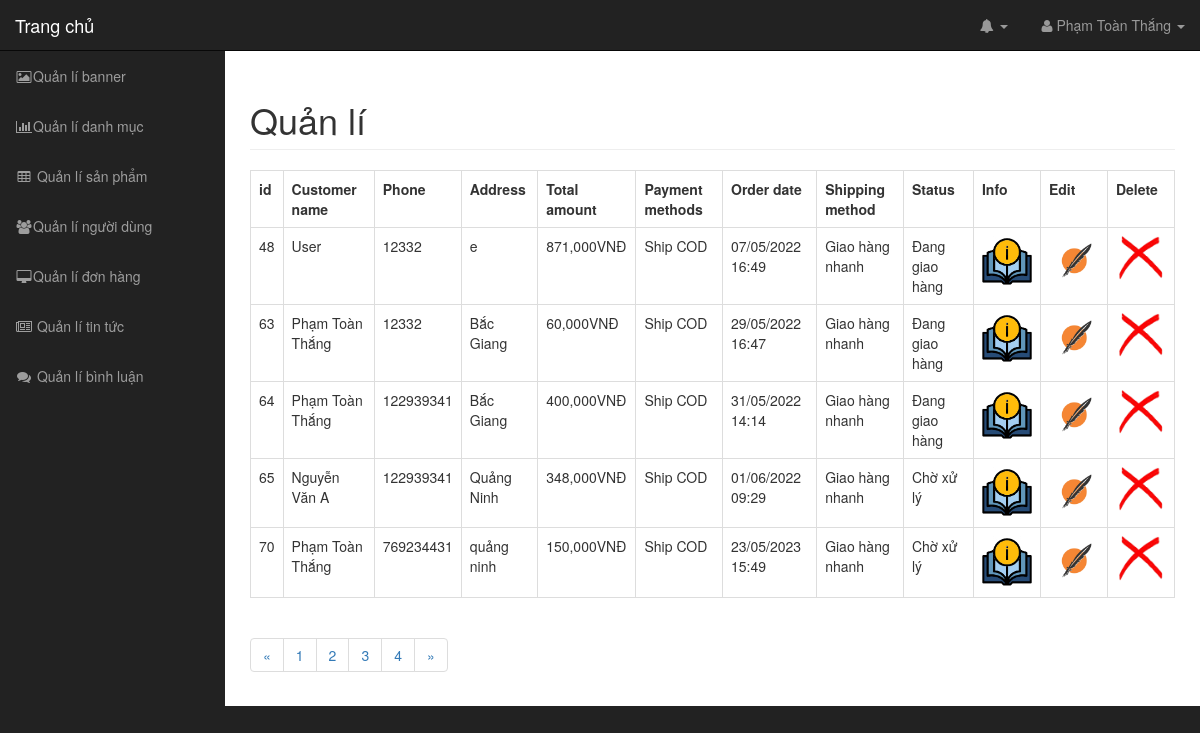
The page /index.php/admin/orderList?page=1 (signed in) on the database as committed earlier.
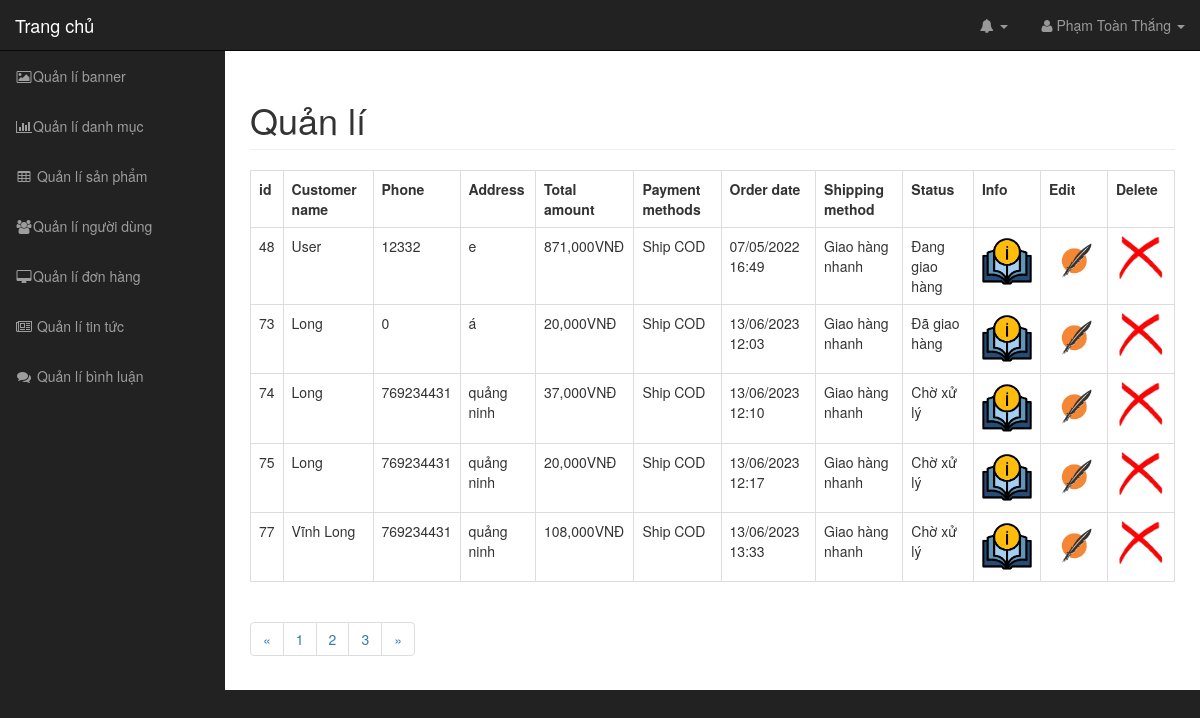
The same page on the database as committed later.
### tables this page shows
CREATE TABLE `orders` (
  `id` int(11) NOT NULL,
  `customer_id` int(11) NOT NULL,
  `name` text DEFAULT NULL,
  `phone` int(10) DEFAULT NULL,
  `address` text DEFAULT NULL,
  `total` int(11) NOT NULL,
  `note` text DEFAULT NULL,
  `order_date` datetime DEFAULT current_timestamp(),
  `delivered` tinyint(1) DEFAULT 0,
  `method` tinyint(1) NOT NULL,
  `payment` tinyint(1) NOT NULL
);

### controllers/admin.php (called while the page is built, shortened)
<?php
class admin extends Controller
{
	public function __construct()
	{
		if (isset($_SESSION['user'])) {
			if ($_SESSION['role'] == 0) {
				header('Location:' . URL . 'index.php/home/login');
			} else {
				$this->p = new Paginator();
			}
		} else {
			header('Location:' . URL . 'index.php/home/login');
		}
	}
	function orderList()
	{
		$page =$_GET['page'];
		$cat = $this->model->getRecord('orders');
		$n = count($cat);
		$config = array(
			'base_url' => URL . "index.php/admin/orderList?page=",
			'total_rows' => $n,
			'per_page' => 5,
			'cur_page' => $page
		);
		$this->p->init($config);
		$data = array();
		$data['allOrder'] = $cat;
		$data['trash'] =  $this->model->getRecord('orders');
		$data['order'] = $this->model->getDatas('orders', $config['per_page'], $page);
		$data['paginator'] = $this->p->createLinks();
		$data['page'] = "dashboard/page/orders/list";
		$this->load->view("dashboard/index", $data);
	}
}

### index.php (called while the page is built, shortened)
<?php
require "Config/Database.php";
require "models/Database.php";
require "models/Model.php";
require "models/Pagination.php";
$Uri= new Uri();
?>

### models/View.php (called while the page is built, shortened)
<?php
class View{
	function view($name,$data=array()){
		require "views/".$name.".php";
	}
}

### models/Model.php (called while the page is built, shortened)
<?php
class Model
{
	function __construct()
	{
		$this->db = new Database;
		$this->c = $this->db->conn;
	}
	function setQuery($sql)
	{
		return $this->c->query($sql);
	}
	function getAll($sql)
	{
		$result = $this->setQuery($sql);
		$a = array();
		while ($row = $result->fetch_assoc()) {
			$a[] = $row;
		}
		return $a;
	}
	function getRecord($table)
	{
		$sql = "SELECT * FROM $table ";
		$result = $this->getAll($sql);
		return $result;
	}
}

### models/Database.php (called while the page is built, shortened)
<?php
class Database{
	function __construct(){
		$this->conn=new mysqli(DB_HOST,DB_USER,DB_PASS,DB_NAME);
	}
}

### views/dashboard/page/orders/list.php (the view)
<table class="table table-bordered table-hover">
	<tr>
		<th>id</th>
		<th>Customer name</th>
		<th>Phone</th>
		<th>Address</th>
		<th>Total amount</th>
		<th>Payment methods</th>
		<th>Order date</th>
		<th>Shipping method</th>
		<th>Status</th>
		<th>Info</th>
		<th>Edit</th>
		<th>Delete</th>
	</tr>
	<?php foreach ($data['order'] as $value) : ?>
		<tr>
			<td><?= $value['id'] ?></td>
			<td><?= $value['name'] ?></td>
			<td><?= $value['phone'] ?></td>
			<td><?= $value['address'] ?></td>
			<td><?= number_format($value['total'], 0, '', ',')  ?>VNĐ</td>
			<td>
				<?php
				if ($value['payment'] == "" || $value['payment'] == 0) {
					echo "Ship COD";
				} elseif ($value['payment'] == "" || $value['payment'] == 1) {
					echo "Đã thanh toán";
				}
				?>
			</td>
			<td><?php $date = date_create($value['order_date']);
				echo date_format($date, "d/m/Y H:i"); ?></td>
			<td>
				<?php
				if ($value['method'] == "" || $value['method'] == 0) {
					echo "Giao hàng nhanh";
				} elseif ($value['method'] == "" || $value['method'] == 1) {
					echo "Giao hàng tiết kiệm";
				} elseif ($value['method'] == "" || $value['method'] == 2) {
					echo "Viettel post";
				}
				?>
			</td>
			<td>
				<?php
				if ($value['delivered'] == "" || $value['delivered'] == 0) {
					echo "Chờ xử lý";
				} elseif ($value['delivered'] == "" || $value['delivered'] == 1) {
					echo "Đã giao hàng";
				} elseif ($value['delivered'] == "" || $value['delivered'] == 2) {
					echo "Đang giao hàng";
				}
				?>
			</td>
			<td>
				<a href="<?= URL ?>index.php/admin/orderDetails/<?= $value['id'] ?>"><img class="icon" style="width:50px;" src="<?= URL ?>public/backend/images/booki.png" /></a>
			</td>
			<td>
				<a href="<?= URL ?>index.php/admin/editorder/<?= $value['id'] ?>"><img class="icon" style="width:50px;" src="<?= URL ?>public/backend/images/edit.png" /></a>
			</td>
			<td>
				<a onclick="actionChange('Xóa đơn hàng, đơn hàng sẽ bị xóa khỏi hệ thống','<?= URL ?>index.php/admin/deleteOrder/<?= $value['id'] ?>')"><img class="icon" style="width:50px;" src="<?= URL ?>public/backend/images/delete.png" /></a>
			</td>
		</tr>
	<?php endforeach; ?>
</table>
<?= $data['paginator'] ?>

### models/Pagination.php (shortened to what this page needs)
<?php
    class Paginator{
		var $base_url = '';
		var $total_rows = 0;
		var $per_page = 2;
		var $cur_page = 1;
		public function createLinks() {
			$end = ceil( $this->total_rows / $this->per_page );
			$start = 1;
			$html = "<nav aria-label=''>";
			$html .= "<ul class='pagination'>";
			$class = ( $this->cur_page == 1 ) ? "disabled" : "";
			$html .= "<li class='page-item'><a aria-label='Previous' class='page-link {$class}' href='".($this->cur_page == 1 ? '#' : $this->base_url . ($this->cur_page - 1))."'><span aria-hidden='true'>&laquo;</span></a></li>";
			for ( $i = $start ; $i <= $end; $i++ ) {
				$class = ( $this->cur_page == $i ) ? "active" : "";
				$html .= "<li><a class = '{$class}' href='{$this->base_url}{$i}'>{$i}</a></li>";
			}
			$class = ( $this->cur_page == $end ) ? "disabled" : "";
			$html .= "<li><a aria-label='Next' class='{$class}' href='".($this->cur_page == $end ? '#' : $this->base_url . ($this->cur_page + 1))."'><span aria-hidden='true'>&raquo;</span></a></li>";
			$html .= "</ul>";
			$html .= "</nav>";
			return $html;
		}
	}

Rows that differ between the two databases and show on the page:
removed orders: id "63", name "Phạm Toàn Thắng", phone "12332", address "Bắc Giang", total "60,000", payment "Ship COD", order_date "29/05/2022 16:47", method "Giao hàng nhanh", delivered "Đang giao hàng"
removed orders: id "64", name "Phạm Toàn Thắng", phone "122939341", address "Bắc Giang", total "400,000", payment "Ship COD", order_date "31/05/2022 14:14", method "Giao hàng nhanh", delivered "Đang giao hàng"
removed orders: id "65", name "Nguyễn Văn A", phone "122939341", address "Quảng Ninh", total "348,000", payment "Ship COD", order_date "01/06/2022 09:29", method "Giao hàng nhanh", delivered "Chờ xử lý"
removed orders: id "70", name "Phạm Toàn Thắng", phone "769234431", address "quảng ninh", total "150,000", payment "Ship COD", order_date "23/05/2023 15:49", method "Giao hàng nhanh", delivered "Chờ xử lý"
now on this page (row unchanged): orders: id "73", name "Long", phone "0", address "á", total "20,000", payment "Ship COD", order_date "13/06/2023 12:03", method "Giao hàng nhanh", delivered "Đã giao hàng"
now on this page (row unchanged): orders: id "74", name "Long", phone "769234431", address "quảng ninh", total "37,000", payment "Ship COD", order_date "13/06/2023 12:10", method "Giao hàng nhanh", delivered "Chờ xử lý"
now on this page (row unchanged): orders: id "75", name "Long", phone "769234431", address "quảng ninh", total "20,000", payment "Ship COD", order_date "13/06/2023 12:17", method "Giao hàng nhanh", delivered "Chờ xử lý"
now on this page (row unchanged): orders: id "77", name "Vĩnh Long", phone "769234431", address "quảng ninh", total "108,000", payment "Ship COD", order_date "13/06/2023 13:33", method "Giao hàng nhanh", delivered "Chờ xử lý"
Other text that changed with them:
list line gone: "4"
